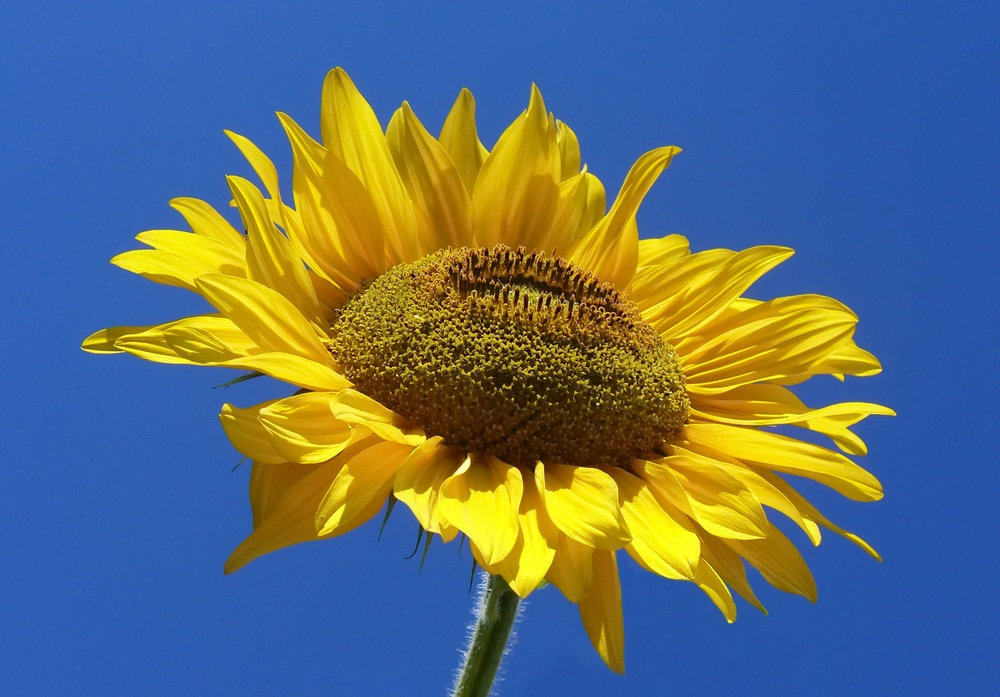
#> input picture image processing/sample.jpg, 1000 x 697 px, shrunk from 2434 x 1697 before the run
$ jupyter execute image_processing.ipynb
#> lines starting #> are read from the running program, lines starting #| are printed output that depends on the picture
[cell 1]
import numpy as np
import matplotlib.pyplot as plt
from PIL import Image

[cell 2]
# Load the image
image = Image.open('sample.jpg')
#> image is the input picture: PIL image 1000x697 RGB; mean R, G, B 93.3, 110.1, 116.5

[cell 3]
# Convert image to grayscale
image = image.convert('L')
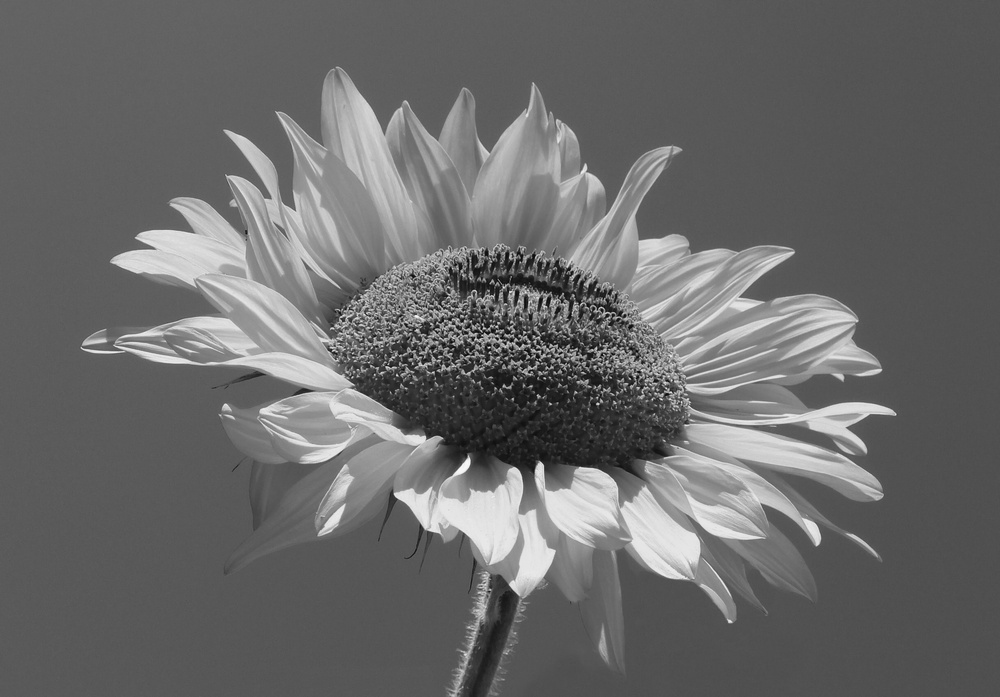
#> image: PIL image 1000x697 L; min 7, max 249, mean 105.8

[cell 4]
# Convert the image to a NumPy array
image = np.array(image)

[cell 5]
# Perform eigenvalue decomposition on the covariance matrix
eigvals, eigvecs = np.linalg.eig(np.cov(image.T))

[cell 6]
# Sort eigenvalues and eigenvectors in descending order
sorted_indices = np.argsort(eigvals)[::-1]
#> sorted_indices = 1000 values, max 999 at index 850, min 0 at index 0, mean 499.5
eigvals = eigvals[sorted_indices]
eigvecs = eigvecs[:, sorted_indices]

[cell 7]
# Keep only the dominant eigenvalues and eigenvectors
num_components = 100  # Number of components to keep
eigvals = eigvals[0:num_components]
eigvecs = eigvecs[:, 0:num_components]

[cell 8]
# Reconstruct the image using the dominant eigenvectors
reconstructed_image = Image.fromarray(np.clip(np.dot(eigvecs, eigvecs.T.dot(image.T)).T, 0, 255).astype(np.uint8))
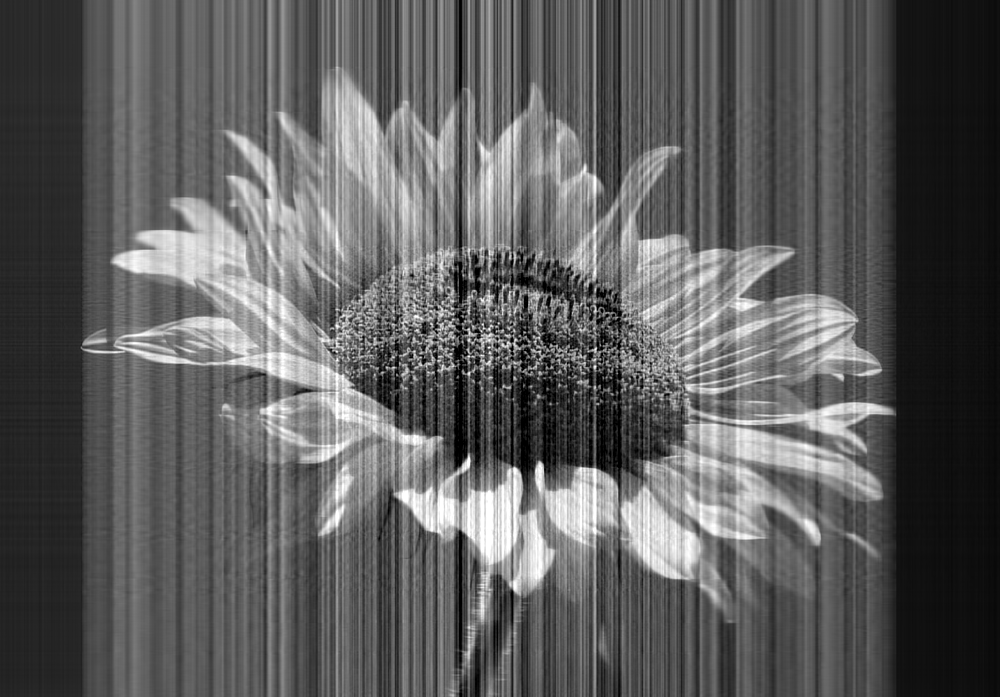
#> reconstructed_image: PIL image 1000x697 L; min 0, max 255, mean 93.1

[cell 9]
# Display the original and reconstructed images
plt.figure(figsize=(10, 5))
plt.subplot(1, 2, 1)
plt.imshow(image, cmap="gray")
plt.title("Original Image")
plt.subplot(1, 2, 2)
plt.imshow(reconstructed_image, cmap="gray")
plt.title("Reconstructed Image")
plt.tight_layout()
plt.show()
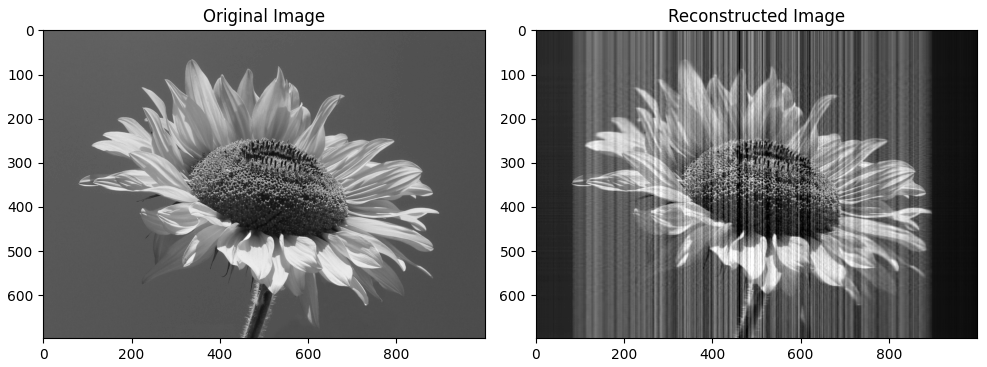
#> figure drawn by matplotlib, 2 panels
